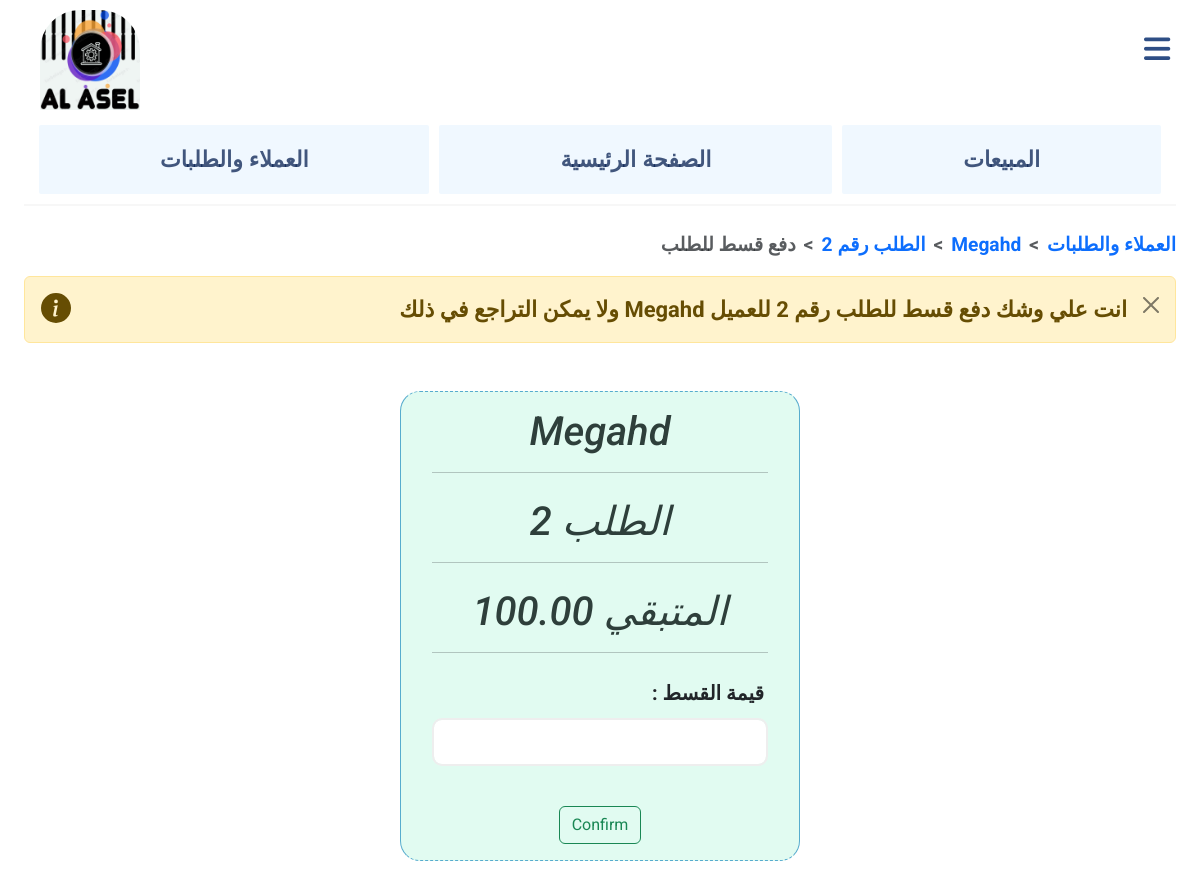
Page /change_rest?order_id=2 (signed in) on the committed database.
### main/models.py (models this page shows, shortened)
class Order(models.Model):
    customer = models.ForeignKey(Customer, on_delete=models.CASCADE, related_name="orders")
    created_at = models.DateTimeField(null=True, blank=True)
    total_real_price = models.DecimalField(max_digits=10, decimal_places=2, default=0)
    actual_price = models.DecimalField(max_digits=10, decimal_places=2, default=0)
    total_order_price = models.DecimalField(max_digits=10, decimal_places=2, default=0)
    profit = models.DecimalField(max_digits=10, decimal_places=2, default=0, null=True, blank=True)
    discount = models.IntegerField(default = 0, validators=[
            MinValueValidator(-100),
            MaxValueValidator(100)
        ])
    is_gomla = models.BooleanField(default=False)
    is_used = models.BooleanField(default=True)
    is_fully_paid = models.BooleanField(default=True)
    rest_money = models.DecimalField(max_digits=10, decimal_places=2, default=0, null=True, blank=True)

class Customer(models.Model):
    name = models.CharField(max_length=64)
    is_shop = models.BooleanField(default=False)
    is_supplier = models.BooleanField(default=False)
    number = models.PositiveIntegerField(
        unique=True,
        validators=[
            MinValueValidator(1000000001),
            MaxValueValidator(1599999999)
        ]
    )

### main/views.py (the view, shortened to what this page needs)
# urls.py: path("change_rest", views.change_rest, name="change_rest"),
@login_required(login_url="/login/")
def change_rest(request):
    try:
        order_id = int(request.GET.get("order_id"))
    except ValueError:
        return render(request, "main/change_rest.html", {
            "err": f"لا يمكن البحث عن طلب ب الاحرف او الرموز"
        })
    order = get_order(order_id)
    if not order:
        return HttpResponseRedirect(f"/order_error/{order_id}")
    if request.method == 'GET':
        return render(request, "main/change_rest.html", {
            "order": order,
        })

### main/views.py (called while the page is built)
def get_order(order_id):
    try:
        order = Order.objects.get(id=order_id)
    except Order.DoesNotExist:
        return None
    return order

### main/templates/main/change_rest.html (shortened to what this page needs)
{% extends "main/layout.html" %}
{% block body %}
{% if order %}
    <nav style="--bs-breadcrumb-divider: '<';" aria-label="breadcrumb">
        <ol class="breadcrumb">
        <li class="breadcrumb-item active" aria-current="page">دفع قسط للطلب</li>
        <li class="breadcrumb-item"><a href="{% url 'main:order_info' order.id%}">{{ order.id }} الطلب رقم </a></li>
        <li class="breadcrumb-item"><a href="{% url 'main:user' order.customer.id%}">{{ order.customer.name }} </a></li>
        <li class="breadcrumb-item"><a href="{% url 'main:users' %}">العملاء والطلبات</a></li>
        </ol>
    </nav>
    {% if order.is_fully_paid %}
    <div class="alert alert-success d-flex alert-dismissible fade show" role="alert" style="justify-content: space-between">
        <svg class="bi flex-shrink-0 me-2" width="30" height="30" role="img" aria-label="Success:"><use xlink:href="#check-circle-fill"/></svg>
        <div style="font-size: 22px;">
        ليس عليه اي مبالغ آجله {{ order.customer.name }} الطلب رقم{{ order.id }} للعميل
        </div>
    </div>
    {% else %}
        <div class="alert d-flex alert-warning alert-dismissible fade show" role="alert" style="justify-content: space-between">
            <svg class="bi flex-shrink-0 me-2" width="30" height="30" role="img" aria-label="Info:"><use xlink:href="#info-fill"/></svg>
            <div style="font-size: 22px;">
            ولا يمكن التراجع في ذلك {{ order.customer.name }} انت علي وشك دفع قسط للطلب رقم {{ order.id }} للعميل
            </div>
            <button type="button" class="btn-close" data-bs-dismiss="alert" aria-label="Close"></button>
        </div>
        <div class="container mt-5 mb-5 d-flex justify-content-center creating_item">
            <div class="card">
                <div class="card-body">
                    <h1>{{ order.customer.name }} </h1>
                    <hr>
                    <h1>{{ order.id }} الطلب</h1>
                    <hr>
                    <h1>{{ order.rest_money }} المتبقي</h1>
                    <hr>
                    <form action="{% url 'main:change_rest' %}?order_id={{ order.id }}" method="post">
                        <div class="form-group">
                            <div class="form_label">
                                <label>: قيمة القسط</label>
                            </div>
                            <input class="form-control" type="number" name="rest_money" min="0" max="{{ order.rest_money }}" required>
                        </div>
                        <div class="form_button">
                        <button type="submit" class="btn btn-outline-success">Confirm</button>
                        </div>
                    </form>
                </div>
            </div>
        </div>
    {% endif %}
{% endif %}
{%endblock%}

### main/static/main/mainn.css (style rules this page uses)
body { padding-left: 2%; padding-right: 2%; font-family: arial; font-weight: bold; margin-top: 0; font-family: Roboto, Arial, sans-serif; }
body { transition: padding-right 0.3s ease; }
h1 { margin: 0; color: rgb(46, 63, 59); }
a { text-decoration: none; }
.card , .card li { background-color: rgba(250, 235, 215, 0.288); padding-left: 15px; padding-right: 15px; }
.breadcrumb { justify-content: flex-end; font-size: larger; }

### rows in the picture
Order: id "2", customer.name "Megahd", rest_money "100.00"
